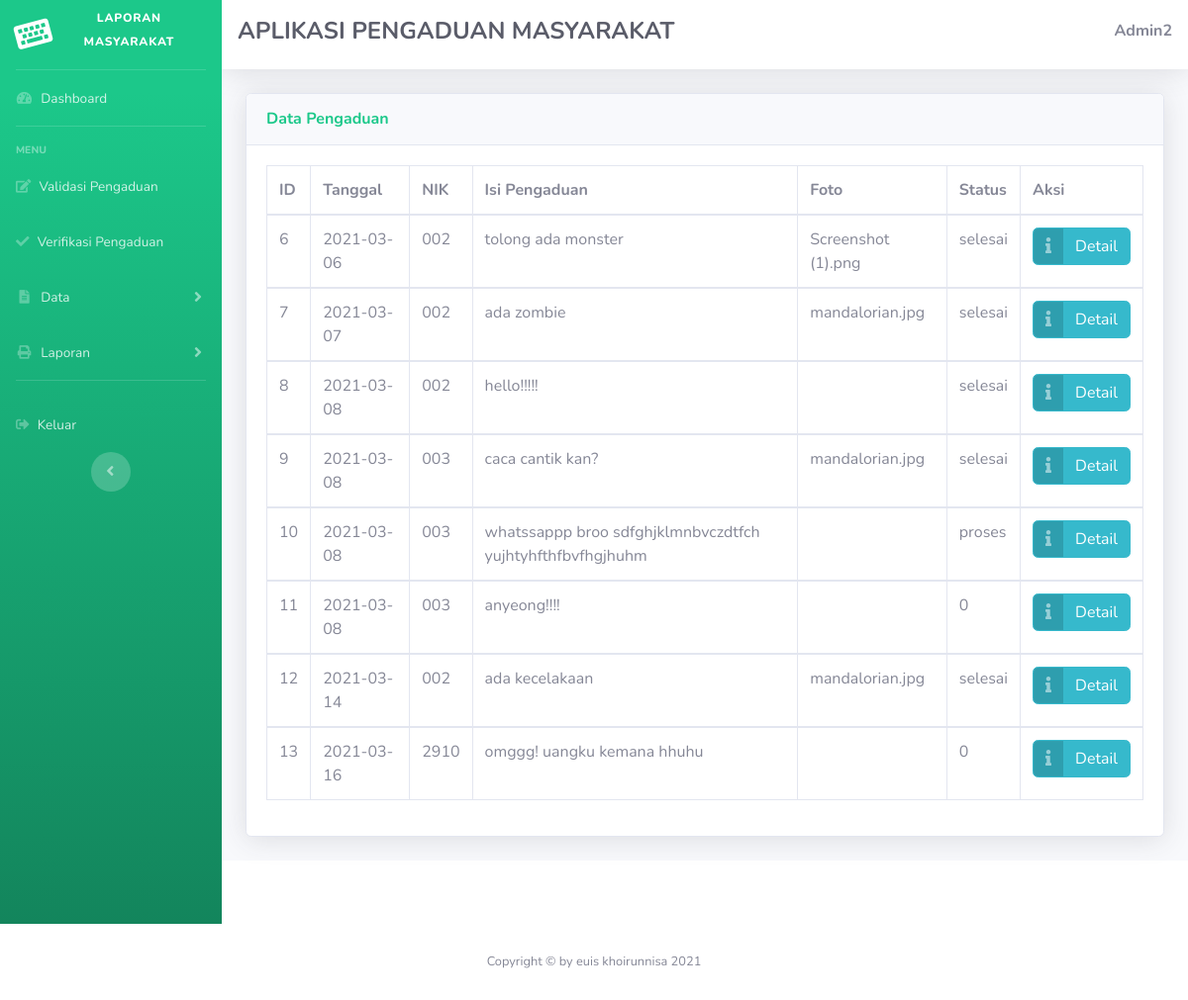
/admin/admin.php?url=daftar_pengaduan (signed in), run on an earlier commit of the app's database.
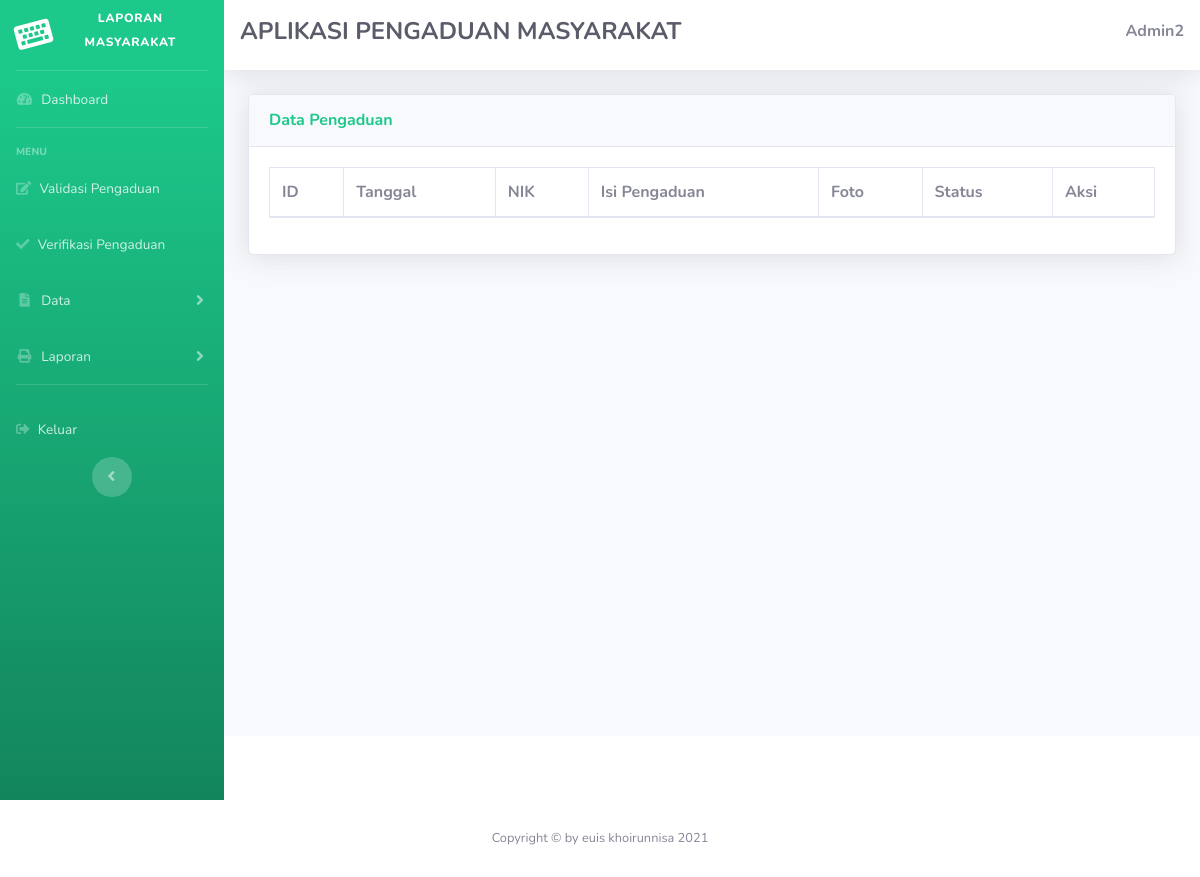
And on a later commit of the database.
### tables this page shows
CREATE TABLE `pengaduan` (
  `id_pengaduan` int(11) NOT NULL,
  `tgl_pengaduan` date NOT NULL,
  `nik` varchar(16) NOT NULL,
  `isi_laporan` text NOT NULL,
  `foto` varchar(255) NOT NULL,
  `status` enum('tunggu','proses','selesai','') NOT NULL
);

### admin/daftar_pengaduan.php (the view, shortened to what this page needs)
<!DOCTYPE html>
<html lang="en">
<head>
  <link href="../vendor/fontawesome-free/css/all.min.css" rel="stylesheet" type="text/css">
  <link href="../css/sb-admin-2.min.css" rel="stylesheet">
  <link href="../vendor/datatables/dataTables.bootstrap4.min.css" rel="stylesheet">
</head>
<body id="page-top">
          <div class="card shadow mb-4">
            <div class="card-header py-3">
              <h6 class="m-0 font-weight-bold text-success">Data Pengaduan</h6>
            </div>
            <div class="card-body">
              <div class="table-responsive">
                <table class="table table-bordered" id="dataTable" width="100%" cellspacing="0">
                  <thead>
                    <tr>
                      <th>ID</th>
                      <th>Tanggal</th>
                      <th>NIK</th>
                      <th>Isi Pengaduan</th>
                      <th>Foto</th>
                      <th>Status</th>
                      <th>Aksi</th>
                    </tr>
                  </thead>
                  <?php
                  require '../koneksi.php';
                  $sqli=mysqli_query($konek, "select * from pengaduan");
                  while ($data=mysqli_fetch_array($sqli)) {
                  ?>
                  <tbody>
                    <tr>
                      <td><?php echo $data['id_pengaduan']; ?> </td>
                      <td><?php echo $data['tgl_pengaduan']; ?> </td>
                      <td><?php echo $data['nik']; ?> </td>
                      <td><?php echo $data['isi_laporan']; ?> </td>
                      <td><?php echo $data['foto']; ?> </td>
                      <td><?php echo $data['status']; ?> </td>
                     <td>
                        <a href="?url=detail_pengaduan2&id=<?php echo $data['id_pengaduan']; ?>" class="btn btn-info btn-icon-split">
                        <span class="icon text-white-50">
                        <i class="fas fa-info"></i>
                        </span>
                        <span class="text">Detail</span>
                      </a>
                     </td>
                      </tr>
                  </tbody>
                  <?php } ?>
                </table>
              </div>
            </div>
          </div>
        </div>
      </div>
      <footer class="sticky-footer bg-white">
      </footer>
    </div>
  </div>
</body>
</html>

What changed in the data, as far as the page shows it:
removed pengaduan: id_pengaduan "6", tgl_pengaduan "2021-03-06", nik "002", isi_laporan "tolong ada monster", foto "Screenshot (1).png", status "selesai"
removed pengaduan: id_pengaduan "7", tgl_pengaduan "2021-03-07", nik "002", isi_laporan "ada zombie", foto "mandalorian.jpg", status "selesai"
removed pengaduan: id_pengaduan "8", tgl_pengaduan "2021-03-08", nik "002", isi_laporan "hello!!!!!", status "selesai"
removed pengaduan: id_pengaduan "9", tgl_pengaduan "2021-03-08", nik "003", isi_laporan "caca cantik kan?", foto "mandalorian.jpg", status "selesai"
removed pengaduan: id_pengaduan "10", tgl_pengaduan "2021-03-08", nik "003", isi_laporan "whatssappp broo sdfghjklmnbvczdtfch yujhtyhfthfbvfhgjhuhm", status "proses"
removed pengaduan: id_pengaduan "11", tgl_pengaduan "2021-03-08", nik "003", isi_laporan "anyeong!!!!", status "0"
removed pengaduan: id_pengaduan "12", tgl_pengaduan "2021-03-14", nik "002", isi_laporan "ada kecelakaan", foto "mandalorian.jpg", status "selesai"
removed pengaduan: id_pengaduan "13", tgl_pengaduan "2021-03-16", nik "2910", isi_laporan "omggg! uangku kemana hhuhu", status "0"
